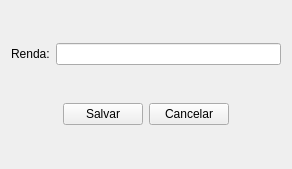
<?xml version="1.0" encoding="UTF-8"?>
<ui version="4.0">
 <class>AlterUser</class>
 <widget class="QWidget" name="AlterUser">
  <property name="geometry">
   <rect>
    <x>0</x>
    <y>0</y>
    <width>292</width>
    <height>169</height>
   </rect>
  </property>
  <property name="minimumSize">
   <size>
    <width>292</width>
    <height>169</height>
   </size>
  </property>
  <property name="maximumSize">
   <size>
    <width>292</width>
    <height>169</height>
   </size>
  </property>
  <property name="windowTitle">
   <string>Alterar Renda</string>
  </property>
  <layout class="QVBoxLayout" name="verticalLayout">
   <item>
    <layout class="QGridLayout" name="gridLayout">
     <item row="0" column="1">
      <widget class="QLineEdit" name="rendaInput"/>
     </item>
     <item row="0" column="0">
      <widget class="QLabel" name="label">
       <property name="text">
        <string>Renda:</string>
       </property>
      </widget>
     </item>
    </layout>
   </item>
   <item>
    <layout class="QHBoxLayout" name="horizontalLayout">
     <item alignment="Qt::AlignRight">
      <widget class="QPushButton" name="saveButton">
       <property name="text">
        <string>Salvar</string>
       </property>
      </widget>
     </item>
     <item alignment="Qt::AlignLeft">
      <widget class="QPushButton" name="cancelButton">
       <property name="text">
        <string>Cancelar</string>
       </property>
      </widget>
     </item>
    </layout>
   </item>
  </layout>
 </widget>
 <resources/>
 <connections/>
</ui>
